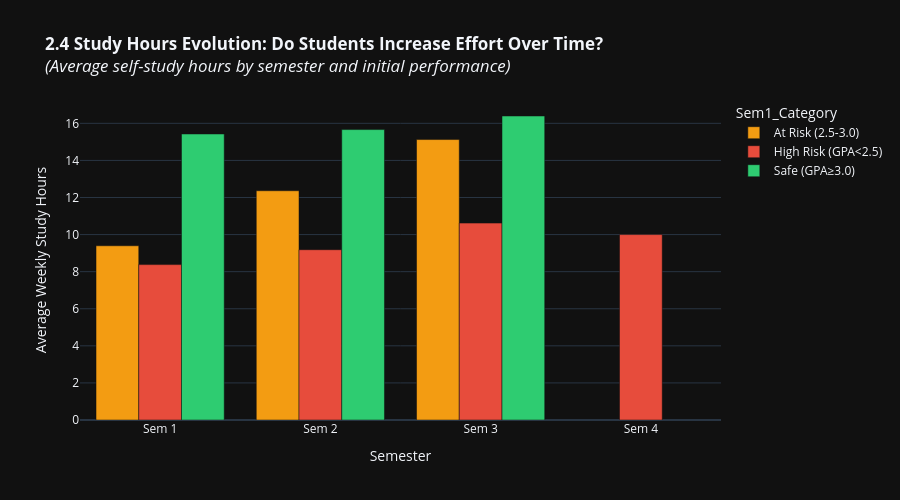

The notebook cell saved with this chart:
### Code cell
# ==========================================
# CHART 2.4: Study Hours Evolution
# ==========================================
# Track how study hours change over semesters
study_evolution = trajectory_df.groupby(['PERIOD', 'Sem1_Category'])['SELF-STUDY HRS'].mean().reset_index()
study_evolution['PERIOD'] = pd.Categorical(study_evolution['PERIOD'], categories=semester_order, ordered=True)
study_evolution = study_evolution.sort_values('PERIOD')

fig = px.bar(
    study_evolution,
    x='PERIOD',
    y='SELF-STUDY HRS',
    color='Sem1_Category',
    barmode='group',
    title='<b>2.4 Study Hours Evolution: Do Students Increase Effort Over Time?</b><br><i>(Average self-study hours by semester and initial performance)</i>',
    labels={'PERIOD': 'Semester', 'SELF-STUDY HRS': 'Average Weekly Study Hours'},
    color_discrete_map={
        'High Risk (GPA<2.5)': '#e74c3c',
        'At Risk (2.5-3.0)': '#f39c12',
        'Safe (GPA≥3.0)': '#2ecc71'
    },
    height=500
)

fig.show()

### Figure 1 — Plotly figure (JSON) as saved in the notebook; plotly's stock layout.template omitted (floating-point values rounded to 4 significant figures)
{"data": [{"alignmentgroup": "True", "hovertemplate": "Sem1_Category=At Risk (2.5-3.0)<br>Semester=%{x}<br>Average Weekly Study Hours=%{y}<extra></extra>", "legendgroup": "At Risk (2.5-3.0)", "marker": {"color": "#f39c12", "pattern": {"shape": ""}}, "name": "At Risk (2.5-3.0)", "offsetgroup": "At Risk (2.5-3.0)", "orientation": "v", "showlegend": true, "textposition": "auto", "type": "bar", "x": ["Sem 1", "Sem 2", "Sem 3"], "xaxis": "x", "y": [9.396, 12.36, 15.12], "yaxis": "y"}, {"alignmentgroup": "True", "hovertemplate": "Sem1_Category=High Risk (GPA<2.5)<br>Semester=%{x}<br>Average Weekly Study Hours=%{y}<extra></extra>", "legendgroup": "High Risk (GPA<2.5)", "marker": {"color": "#e74c3c", "pattern": {"shape": ""}}, "name": "High Risk (GPA<2.5)", "offsetgroup": "High Risk (GPA<2.5)", "orientation": "v", "showlegend": true, "textposition": "auto", "type": "bar", "x": ["Sem 1", "Sem 2", "Sem 3", "Sem 4"], "xaxis": "x", "y": [8.38, 9.184, 10.62, 10], "yaxis": "y"}, {"alignmentgroup": "True", "hovertemplate": "Sem1_Category=Safe (GPA≥3.0)<br>Semester=%{x}<br>Average Weekly Study Hours=%{y}<extra></extra>", "legendgroup": "Safe (GPA≥3.0)", "marker": {"color": "#2ecc71", "pattern": {"shape": ""}}, "name": "Safe (GPA≥3.0)", "offsetgroup": "Safe (GPA≥3.0)", "orientation": "v", "showlegend": true, "textposition": "auto", "type": "bar", "x": ["Sem 1", "Sem 2", "Sem 3"], "xaxis": "x", "y": [15.43, 15.66, 16.4], "yaxis": "y"}], "layout": {"barmode": "group", "height": 500, "legend": {"title": {"text": "Sem1_Category"}, "tracegroupgap": 0}, "title": {"text": "<b>2.4 Study Hours Evolution: Do Students Increase Effort Over Time?</b><br><i>(Average self-study hours by semester and initial performance)</i>"}, "xaxis": {"anchor": "y", "domain": [0, 1], "title": {"text": "Semester"}}, "yaxis": {"anchor": "x", "domain": [0, 1], "title": {"text": "Average Weekly Study Hours"}}}}
